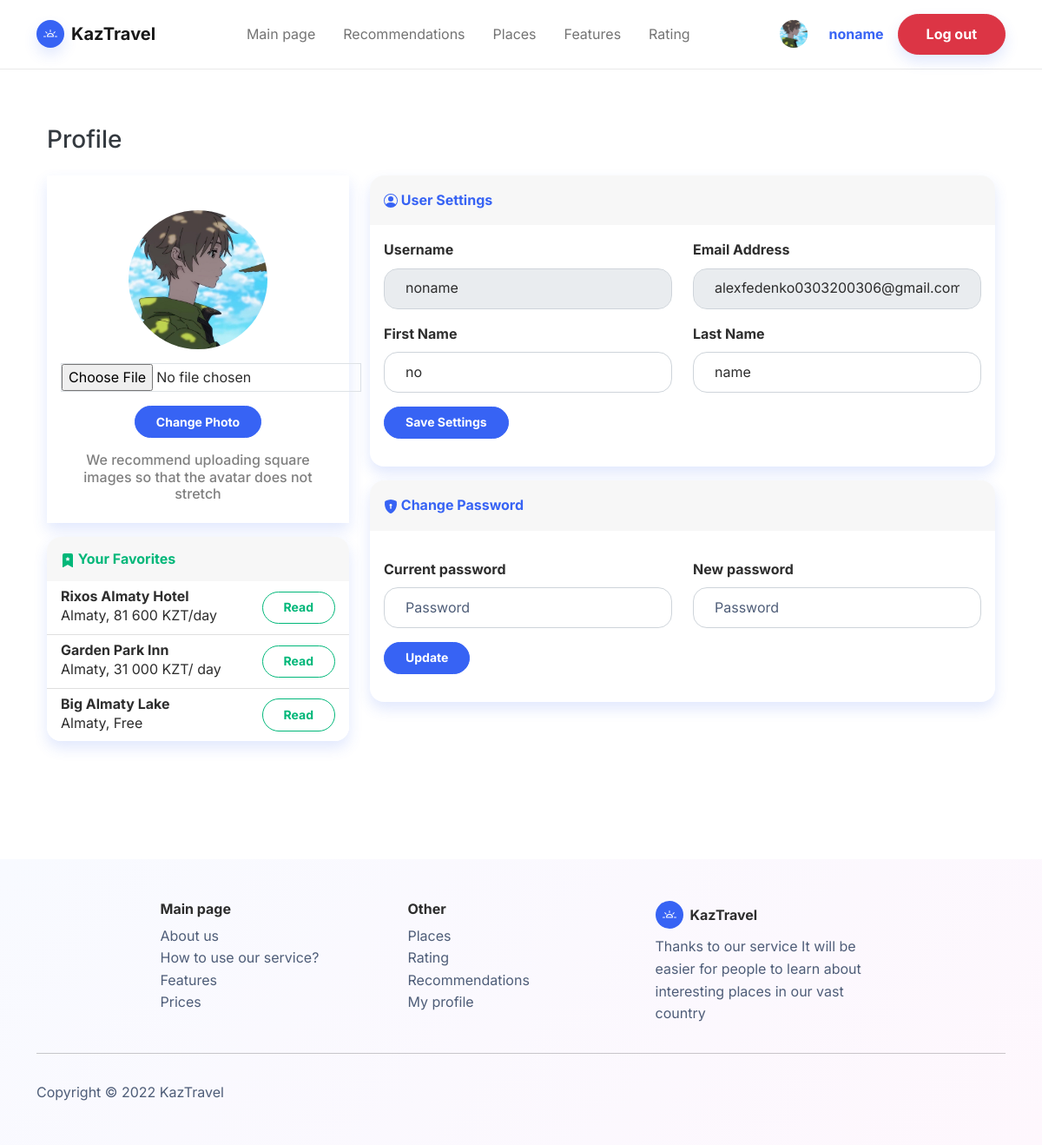
/profile (signed in), run on an earlier commit of the app's database.
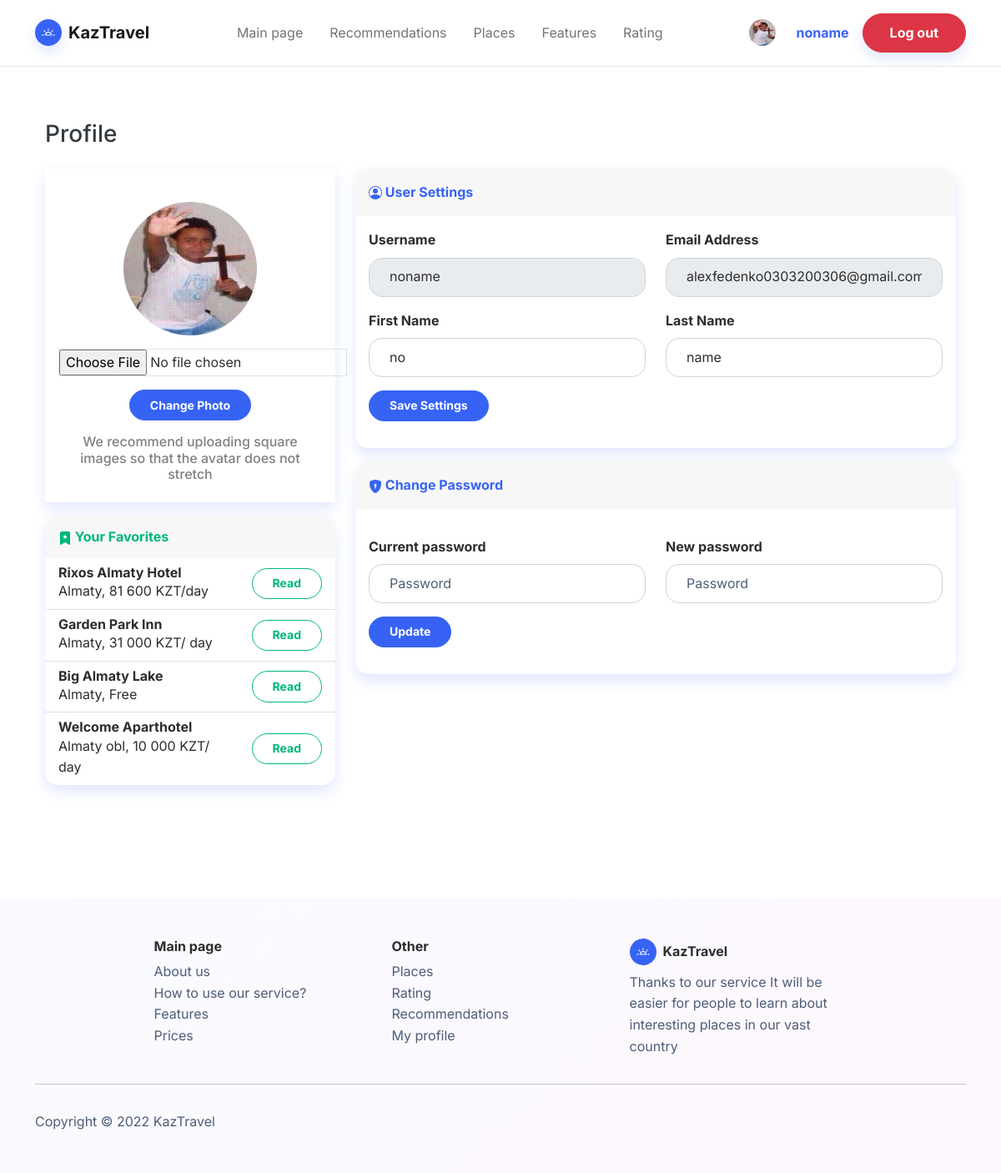
And on a later commit of the database.
### project/models.py (models this page shows, shortened)
class Profile(models.Model):
    user = models.OneToOneField(User, on_delete=models.CASCADE)
    username = models.CharField(max_length=25, default='user')
    firstname = models.CharField(max_length=25, default='firstname', blank=False)
    lastname = models.CharField(max_length=25, default='lastname', blank=False)
    auth_token = models.CharField(max_length=100)
    is_verified = models.BooleanField(default=False)
    created_at = models.DateTimeField(auto_now_add=True)
    avatar = ImageField(verbose_name='Photo', null=True, max_length=100, upload_to='images/avatars', default='images/avatars/user.webp')

class Places(models.Model):
    name = models.TextField(verbose_name='Name:', max_length=300)
    description = models.TextField(verbose_name='Description:', max_length=1000)
    price = models.TextField(verbose_name='Price:', max_length=50)
    city = models.CharField(verbose_name='City', choices=City, max_length=40)
    type = models.CharField(verbose_name='Type', choices=Type, max_length=40)
    recommend_1 = models.BooleanField(default=False)
    recommend_2 = models.BooleanField(default=False)
    visits = models.IntegerField(default=0)
    pic = ImageField(verbose_name='Picture', null=True, blank=True, max_length=100, upload_to='images/places')
    class Meta:
        verbose_name = 'Place'
        verbose_name_plural = 'Places'

### project/views.py (the view, shortened to what this page needs)
# urls.py: path('profile', profile, name='profile'),
@login_required(login_url='/login/')
def profile(request):
    message_pass = ''
    message_set = ''
    message_ava = ''
    if Favorite.objects.filter(user=request.user).exists():
        favorites_data = Favorite.objects.get(user=request.user).places.all()
    else:
        favorites_data = ''
    context = {
        'favorites_data': favorites_data,
        'profile': Profile.objects.filter(username=request.user.username).first(),
        'message_pass': message_pass,
        'message_set': message_set,
        'message_ava': message_ava
    }
    return render(request, 'profile.html', context)

### project/templates/profile.html (shortened to what this page needs)
<!doctype html>
<html lang="en">
<head>
    {% load static %}
    <link href="https://cdn.jsdelivr.net/npm/bootstrap@5.1.3/dist/css/bootstrap.min.css" rel="stylesheet"
>
    <link href="{% static 'css/profile.css' %}" rel="stylesheet" type="text/css">
    <link href="{% static 'css/bootstrap.min.css' %}" rel="stylesheet" type="text/css">
</head>
<body>
<nav class="navbar navbar-light navbar-expand-md fixed-top navbar-shrink py-3" id="mainNav">
    <div class="container"><a class="navbar-brand d-flex align-items-center" href="/"><span
            class="bs-icon-sm bs-icon-circle bs-icon-primary shadow d-flex justify-content-center align-items-center me-2 bs-icon"></span><span>KazTravel</span></a>
        <div class="collapse navbar-collapse" id="navcol-1">
            <ul class="navbar-nav mx-auto">
                <li class="nav-item"><a class="nav-link" href="/">Main page</a></li>
                <li class="nav-item"><a class="nav-link" href="/recommendations">Recommendations</a></li>
                <li class="nav-item"><a class="nav-link" href="/places">Places</a></li>
                <li class="nav-item"><a class="nav-link" href="/#features">Features</a></li>
                <li class="nav-item"><a class="nav-link" href="/rating">Rating</a></li>
            </ul>
           {% if not request.user.is_authenticated%}
            <a class="btn btn-primary shadow" role="button" href="/register">Sign up</a>
            {% else %}
            <a title="My profile" href="/profile"><img style="margin-left: 15px;" src="{{MEDIA_URL}}{{ profile.avatar.url}}" alt="" width="32" height="32" class="rounded-circle me-2"></a>
            <a title="My profile" href="/profile"><span class="nav-link active fw-bold">{{ request.user }}</span></a>
            <a class="btn btn-danger shadow" role="button" href="/logout">Log out</a>
            {% endif %}
        </div>
    </div>
</nav>
<section class="py-5 mt-5">
    <div class="container">
        <section class="py-4 py-xl-5">
            <div class="container">
                <h3 class="text-dark mb-4">Profile</h3>
                <div class="row mb-3">
                    <div class="col-lg-4">
                        <div class="card mb-3">
                            <div class="card-body text-center shadow"><img class="rounded-circle mb-3 mt-4"
                                                                           src="{{MEDIA_URL}}{{ profile.avatar.url}}"
                                                                           width="160" height="160" loading="lazy">
                                <div class="mb-3">
                                    <form method="post" enctype="multipart/form-data">
                                        <p>
                                            <input id="id_image" type="file" class="border" style="" name="image" accept="image/png, image/gif, image/jpeg">
                                        </p>
                                        <button type="submit" name="upload_avatar" class="btn btn-primary btn-sm">Change Photo</button>
                                    </form>
                                </div>
                                <h6 class="text-black-50">We recommend uploading square images so that the avatar does
                                    not stretch
                                </h6>
                            </div>
                        </div>
                        <div class="card shadow mb-4">
                            <div class="card-header py-3">
                                <h6 class="text-success fw-bold m-0">&nbsp;Your Favorites</h6>
                            </div>
                            <ul class="list-group list-group-flush">
                                {% if favorites_data %}
                                {% for place in favorites_data %}
                                <li class="list-group-item">
                                    <div class="row align-items-center no-gutters">
                                        <div class="col me-2">
                                            <h6 class="mb-0"><strong>{{place.name}}</strong></h6><span class="text-xs">{{place.city}}, {{place.price}}</span>
                                        </div>
                                        <a class="col-auto" href="{% url 'place_detail' place.id %}">
                                            <button class="btn btn-outline-success btn-sm">Read</button>
                                        </a>
                                    </div>
                                </li>
                                {% endfor %}
                                {% endif %}
                            </ul>
                        </div>
                    </div>
                    <div class="col-lg-8">
                        <div class="row">
                            <div class="col">
                                <div class="card shadow mb-3">
                                    <div class="card-header py-3">
                                        <p class="text-primary m-0 fw-bold">&nbsp;User Settings</p>
                                    </div>
                                    <div class="card-body">
                                        <form method="post">
                                            <div class="row">
                                                <div class="col">
                                                    <div class="mb-3"><label class="form-label" for="username"><strong>Username</strong></label>
                                                        <input class="form-control" type="text" id="username"
                                                               placeholder="user.name" name="username" disabled=""
                                                               value="{{ request.user }}"></div>
                                                </div>
                                                <div class="col">
                                                    <div class="mb-3"><label class="form-label" for="email"><strong>Email
                                                        Address</strong></label>
                                                        <input class="form-control" type="email" id="email"
                                                               placeholder="user@example.com" name="email" disabled=""
                                                               value="{{ request.user.email }}"></div>
                                                </div>
                                            </div>
                                            <div class="row">
                                                <div class="col">
                                                    <div class="mb-3"><label class="form-label"><strong>First
                                                        Name</strong></label>
                                                        <input class="form-control" type="text" id="first_name"
                                                               placeholder="John" name="firstname"
                                                               value="{{profile.firstname}}"></div>
                                                </div>
                                                <div class="col">
                                                    <div class="mb-3"><label class="form-label"><strong>Last
                                                        Name</strong></label>
                                                        <input class="form-control" type="text" id="last_name"
                                                               placeholder="Doe" name="lastname"
                                                               value="{{profile.lastname}}"></div>
                                                </div>
                                            </div>
                                            <div class="mb-3">
                                                <button class="btn btn-primary btn-sm" type="submit"
                                                        name="change_settings">Save Settings
                                                </button>
                                            </div>
                                        </form>
                                    </div>
                                </div>
                                <div class="card shadow">
                                    <div class="card-header py-3">
                                        <p class="text-primary m-0 fw-bold">&nbsp;Change Password</p>
                                    </div>
                                    <div class="card-body">
                                        <form method="post">
                                            <div class="row">
                                                <div class="col">
                                                    <div class="mb-3">
                                                        <label class="form-label"><strong>Current password</strong><br></label>
                                                        <input class="form-control" type="password"
                                                               name="Current_password" placeholder="Password"></div>
                                                </div>
                                                <div class="col">
                                                    <div class="mb-3">
                                                        <label class="form-label"><strong>New
                                                            password</strong><br></label>
                                                        <input class="form-control" type="password"
                                                               placeholder="Password" name="New_password"></div>
                                                </div>
                                            </div>
                                            <div class="mb-3">
                                                <button class="btn btn-primary btn-sm" type="submit"
                                                        name="change_password">Update
                                                </button>
                                            </div>
                                        </form>
                                    </div>
                                </div>
                            </div>
                        </div>
                    </div>
                </div>
            </div>
        </section>
    </div>
</section>
<footer class="bg-primary-gradient">
    <div class="container py-4 py-lg-5">
        <div class="row justify-content-center">
            <div class="col-sm-4 col-md-3 text-center text-lg-start d-flex flex-column item">
                <h3 class="fs-6 fw-bold">Main page</h3>
                <ul class="list-unstyled">
                    <li><a href="/#about_us">About us</a></li>
                    <li><a href="/#how_to_use_our_service">How to use our service?</a></li>
                    <li><a href="/#features">Features</a></li>
                    <li><a href="/#prices">Prices</a></li>
                </ul>
            </div>
            <div class="col-sm-4 col-md-3 text-center text-lg-start d-flex flex-column item">
                <h3 class="fs-6 fw-bold">Other</h3>
                <ul class="list-unstyled">
                    <li><a href="/filter">Places</a></li>
                    <li><a href="/rating">Rating</a></li>
                    <li><a href="/recommendations">Recommendations</a></li>
                    <li><a href="/profile">My profile</a></li>
                </ul>
            </div>
            <div
                    class="col-lg-3 text-center text-lg-start d-flex flex-column align-items-center order-first align-items-lg-start order-lg-last item social">
                <div class="fw-bold d-flex align-items-center mb-2"><span
                        class="bs-icon-sm bs-icon-circle bs-icon-primary d-flex justify-content-center align-items-center bs-icon me-2"></span><span>KazTravel</span></div>
                <p class="text-muted copyright">Thanks to our service It will be easier for people to learn about
                    interesting
                    places in our vast country<br></p>
            </div>
        </div>
        <hr>
        <div class="text-muted d-flex justify-content-between align-items-center pt-3">
            <p class="mb-0">Copyright © 2022 KazTravel</p>
        </div>
    </div>
</footer>
</body>
</html>

What changed in the data, as far as the page shows it:
changed Profile "no": avatar: a different picture
now on this page (row edited): Places: name "Welcome Aparthotel", city "Almaty obl", price "10 000 KZT/ day"
